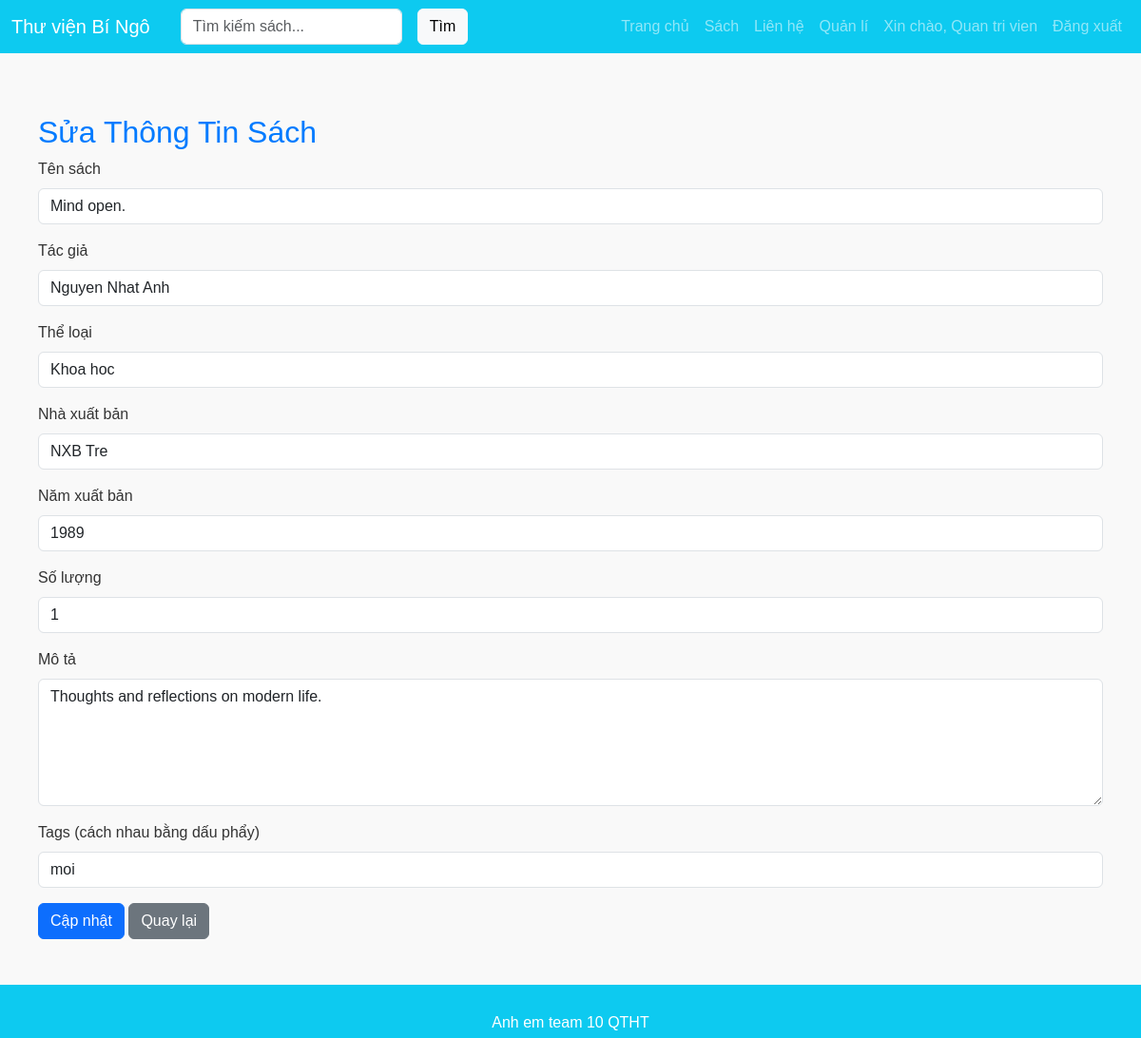
Page /admin/edit-book?id=24 (signed in) on the committed database.
### tables this page shows
CREATE TABLE `sach` (
	  `id` INT AUTO_INCREMENT PRIMARY KEY,
	  `tensach` VARCHAR(255) NOT NULL,
	  `mota` TEXT,
	  `theloai_id` INT,        
	  `soluong` INT NOT NULL DEFAULT 0 COMMENT 'Số lượng sách hiện có',
	  `tacgia_id` INT,         
	  `nhaxuatban` VARCHAR(100),
	  `namxuatban` INT,
	  `isbn` VARCHAR(20),
	  `ngaythem` TIMESTAMP DEFAULT CURRENT_TIMESTAMP,
	  `tags` TEXT COMMENT 'Giữ nguyên từ cũ',
	  
	  CONSTRAINT fk_sach_theloai FOREIGN KEY (`theloai_id`) REFERENCES `theloai`(`id`) ON DELETE SET NULL ON UPDATE CASCADE,
	  CONSTRAINT fk_sach_tacgia FOREIGN KEY (`tacgia_id`) REFERENCES `tacgia`(`id`) ON DELETE SET NULL ON UPDATE CASCADE
	);

CREATE TABLE `tacgia` (
	  `id` INT AUTO_INCREMENT PRIMARY KEY,
	  `tentacgia` VARCHAR(100) NOT NULL,
	  `tieusu` TEXT,
	  `anh` VARCHAR(255)
	);

CREATE TABLE `theloai` (
	  `id` INT AUTO_INCREMENT PRIMARY KEY,
	  `tentheloai` VARCHAR(50) NOT NULL,
	  `slug` VARCHAR(50) NOT NULL,
	  `mota` TEXT
	);

### app/controllers/AdminController.php (called while the page is built, shortened)
<?php
require_once __DIR__ . '/../models/Book.php';
class AdminController
{
public function showEditBookForm($id)
{
    $book = Book::find($id);
    $db = Database::getInstance()->getConnection();
    $genres = $db->query("SELECT * FROM theloai")->fetchAll(PDO::FETCH_ASSOC);
    $authors = $db->query("SELECT * FROM tacgia")->fetchAll(PDO::FETCH_ASSOC);
    include_once __DIR__ . '/../views/admin/edit-book.php';
}
}
?>

### public/index.php (called while the page is built)
<?php
require_once __DIR__ . '/../routes/web.php';
?>

### app/models/Book.php (called while the page is built, shortened)
<?php
class Book {
    public function __construct($id, $tensach, $mota, $soluong = 0, $theloai_id = null, $tacgia_id = null, $nhaxuatban = '', $namxuatban = null, $tags = '', $ngaythem = null, $tentheloai = null, $tentacgia = null) {
        $this->tensach = $tensach;
        $this->mota = $mota;
        $this->soluong = $soluong;
        $this->theloai_id = $theloai_id;
        $this->tacgia_id  = $tacgia_id;
        $this->nhaxuatban = $nhaxuatban;
        $this->namxuatban = $namxuatban;
        $this->tags = $tags;
    }
    public static function find($id) {
        $db = Database::getInstance()->getConnection();
        $stmt = $db->prepare("
            SELECT sach.*, theloai.tentheloai, tacgia.tentacgia
            FROM sach
            LEFT JOIN theloai ON sach.theloai_id = theloai.id
            LEFT JOIN tacgia ON sach.tacgia_id = tacgia.id
            WHERE sach.id = :id
        ");
        $stmt->bindValue(':id', (int)$id, PDO::PARAM_INT);
        $stmt->execute();
        $row = $stmt->fetch(PDO::FETCH_ASSOC);
        if ($row) {
            return new Book(
                $row['id'],
                $row['tensach'],
                $row['mota'],
                $row['soluong'] ?? 0,
                $row['theloai_id'] ?? null,
                $row['tacgia_id'] ?? null,
                $row['nhaxuatban'] ?? '',
                $row['namxuatban'] ?? null,
                $row['tags'] ?? '',
                $row['ngaythem'] ?? null,
                $row['tentheloai'] ?? null,
                $row['tentacgia'] ?? null
            );
        }
        return null;
    }
}

### app/views/admin/edit-book.php (the view, shortened to what this page needs)
<?php include __DIR__ . '/../layouts/header.php'; ?>
<div class="container">
    <h2>Sửa Thông Tin Sách</h2>
    <?php if (isset($book) && $book): ?>
        <form action="/admin/update-book" method="post">
            <div class="mb-3">
                <label class="form-label">Tên sách</label>
                <input type="text" name="tensach" class="form-control"
                       value="<?= htmlspecialchars($book->tensach) ?>" required>
            </div>
            <div class="mb-3">
                <label class="form-label">Tác giả</label>
                <select name="tacgia_id" class="form-control" required>
                    <?php foreach ($authors as $author): ?>
                        <option value="<?= $author['id'] ?>" <?= $book->tacgia_id == $author['id'] ? 'selected' : '' ?>>
                            <?= htmlspecialchars($author['tentacgia']) ?>
                        </option>
                    <?php endforeach; ?>
                </select>
            </div>
            <div class="mb-3">
                <label class="form-label">Thể loại</label>
                <select name="theloai_id" class="form-control" required>
                    <?php foreach ($genres as $genre): ?>
                        <option value="<?= $genre['id'] ?>" <?= $book->theloai_id == $genre['id'] ? 'selected' : '' ?>>
                            <?= htmlspecialchars($genre['tentheloai']) ?>
                        </option>
                    <?php endforeach; ?>
                </select>
            </div>
            <div class="mb-3">
                <label class="form-label">Nhà xuất bản</label>
                <input type="text" name="nhaxuatban" class="form-control"
                       value="<?= htmlspecialchars($book->nhaxuatban) ?>" required>
            </div>
            <div class="mb-3">
                <label class="form-label">Năm xuất bản</label>
                <input type="number" name="namxuatban" class="form-control"
                       value="<?= $book->namxuatban ?>" required>
            </div>
            <div class="mb-3">
                <label class="form-label">Số lượng</label>
                <input type="number" name="soluong" class="form-control"
                       value="<?= $book->soluong ?>" required min="0">
            </div>
            <div class="mb-3">
                <label class="form-label">Mô tả</label>
                <textarea name="mota" class="form-control" rows="5"><?= htmlspecialchars($book->mota) ?></textarea>
            </div>
            <div class="mb-3">
                <label class="form-label">Tags (cách nhau bằng dấu phẩy)</label>
                <input type="text" name="tags" class="form-control"
                       value="<?= htmlspecialchars($book->tags) ?>" placeholder="vd: bestseller, new, hot">
            </div>
            <button type="submit" class="btn btn-primary">Cập nhật</button>
            <a href="/admin/manage-books" class="btn btn-secondary">Quay lại</a>
        </form>
    <?php else: ?>
        <p class="text-danger">Không tìm thấy sách!</p>
    <?php endif; ?>
</div>
<?php include __DIR__ . '/../layouts/footer.php'; ?>

### public/assets/css/style.css (style rules this page uses)
body { font-family: Arial, sans-serif; background-color: #f9f9f9; color: #333; margin: 0; padding: 0; }
.container { max-width: 1200px; margin: auto; padding: 20px; }
h1, h2 { color: #007bff; }

### rows in the picture
sach: tensach "Mind open.", tacgia_id "Nguyen Nhat Anh", theloai_id "Khoa hoc", nhaxuatban "NXB Tre", namxuatban "1989", soluong "1", mota "Thoughts and reflections on modern life.", tags "moi"

### other values in the picture
$_SESSION['user_name'] "Quan tri vien"
